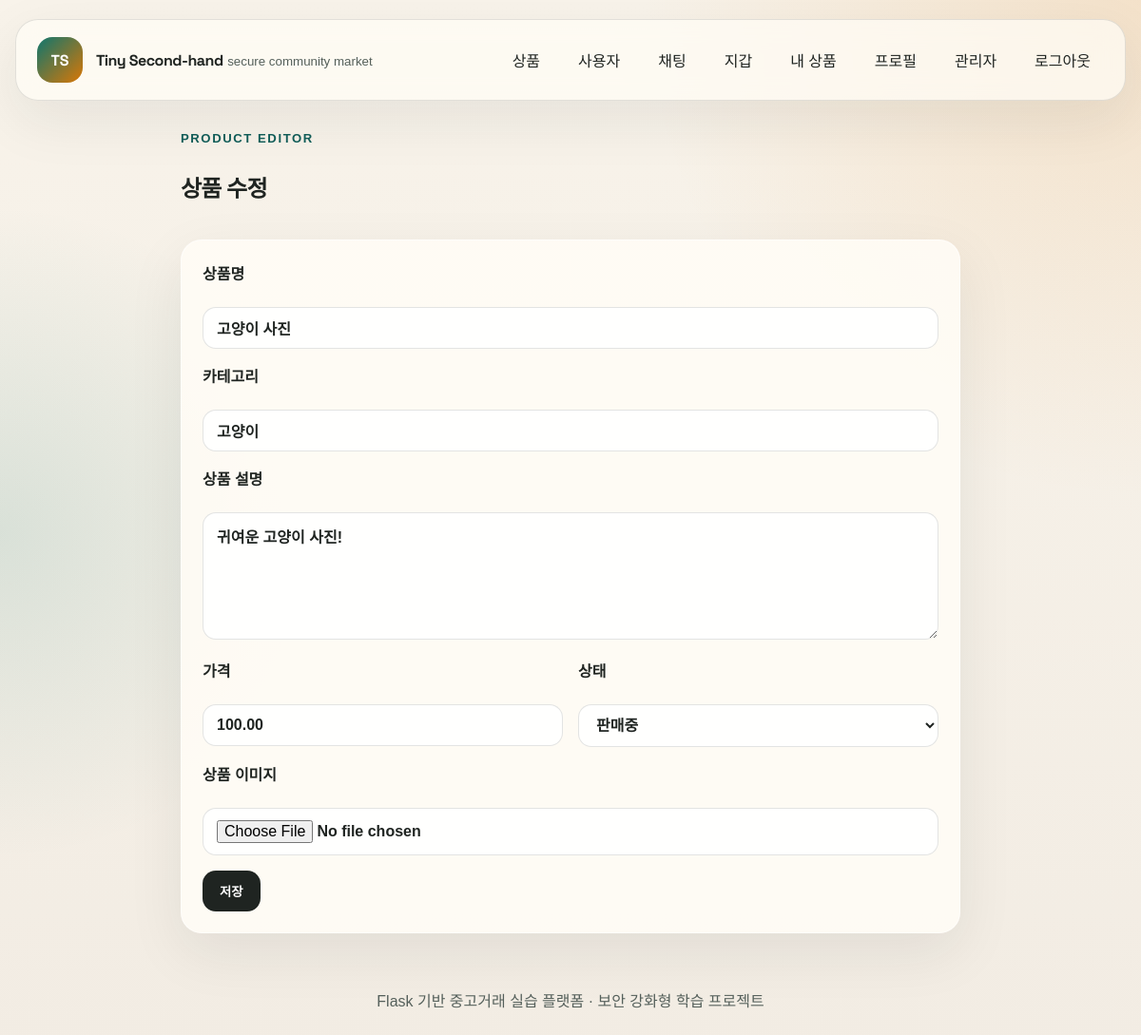
Page /products/1/edit (signed in) on the committed database.
### app/models.py (models this page shows, shortened)
class Product(db.Model):
    __table_args__ = (
        db.CheckConstraint("price >= 0", name="ck_product_price_non_negative"),
        db.CheckConstraint(
            "status in ('available', 'reserved', 'sold')",
            name="ck_product_status_valid",
        ),
    )
    id = db.Column(db.Integer, primary_key=True)
    seller_id = db.Column(
        db.Integer, db.ForeignKey("user.id"), nullable=False, index=True
    )
    title = db.Column(db.String(80), nullable=False, index=True)
    description = db.Column(db.Text, nullable=False)
    category = db.Column(db.String(40), nullable=False, default="general")
    price = db.Column(db.Numeric(12, 2), nullable=False)
    status = db.Column(db.String(20), nullable=False, default="available")
    image_filename = db.Column(db.String(255), nullable=True)
    is_blocked = db.Column(db.Boolean, nullable=False, default=False)
    is_deleted = db.Column(db.Boolean, nullable=False, default=False)
    created_at = db.Column(db.DateTime, nullable=False, default=utcnow)
    updated_at = db.Column(db.DateTime, nullable=False, default=utcnow, onupdate=utcnow)
    seller = db.relationship("User", back_populates="products")
    reports = db.relationship("Report", back_populates="target_product", lazy="dynamic")

### app/routes/products.py (the view, shortened to what this page needs)
@products_bp.route("/<int:product_id>/edit", methods=["GET", "POST"])
@active_user_required
@limiter.limit("20 per hour")
def edit(product_id):
    product = _get_product_or_404(product_id)
    _ensure_product_owner_or_admin(product)
    form = ProductForm()
    if request.method == "GET":
        form.title.data = product.title
        form.category.data = product.category
        form.description.data = product.description
        form.price.data = product.price
        form.status.data = product.status
    return render_template(
        "products/form.html", form=form, title="상품 수정", product=product
    )

### app/forms.py
class ProductForm(FlaskForm):
    title = StringField("상품명", validators=[DataRequired(), Length(min=2, max=80)])
    category = StringField(
        "카테고리", validators=[DataRequired(), Length(min=2, max=40)]
    )
    description = TextAreaField(
        "상품 설명", validators=[DataRequired(), Length(min=10, max=1200)]
    )
    price = DecimalField(
        "가격",
        validators=[DataRequired(), NumberRange(min=0.01, max=100000000)],
        places=2,
    )
    status = SelectField(
        "상태",
        choices=[
            ("available", "판매중"),
            ("reserved", "예약중"),
            ("sold", "판매완료"),
        ],
        validators=[DataRequired()],
    )
    image = FileField(
        "상품 이미지",
        validators=[
            Optional(),
            FileAllowed(
                ["jpg", "jpeg", "png", "gif", "webp"],
                "이미지 파일만 업로드할 수 있습니다.",
            ),
        ],
    )
    submit = SubmitField("저장")

### app/routes/products.py (called while the page is built)
def _get_product_or_404(product_id):
    product = db.session.get(Product, product_id)
    if not product:
        abort(404)
    return product

def _ensure_product_owner_or_admin(product):
    if not current_user.is_authenticated:
        abort(403)
    if current_user.id != product.seller_id and not current_user.is_admin:
        abort(403)

### app/utils.py (called while the page is built, shortened)
def active_user_required(view):
    @wraps(view)
    @login_required
    def wrapped_view(*args, **kwargs):
        return view(*args, **kwargs)
    return wrapped_view

### app/templates/products/form.html (shortened to what this page needs)
{% extends 'base.html' %}
{% block content %}
<section class="form-shell">
    <div class="section-head compact">
        <div>
            <span class="eyebrow">Product Editor</span>
            <h2>{{ title }}</h2>
        </div>
    </div>
    <form method="post" enctype="multipart/form-data" class="form-card">
        <label>{{ form.title.label }} {{ form.title(class_='input') }}</label>
        <label>{{ form.category.label }} {{ form.category(class_='input') }}</label>
        <label>{{ form.description.label }} {{ form.description(class_='textarea', rows='6') }}</label>
        <div class="two-column-form">
            <label>{{ form.price.label }} {{ form.price(class_='input') }}</label>
            <label>{{ form.status.label }} {{ form.status(class_='input') }}</label>
        </div>
        <label>{{ form.image.label }} {{ form.image(class_='input') }}</label>
        {{ form.submit(class_='btn btn-primary') }}
    </form>
</section>
{% endblock %}

### app/static/css/style.css (style rules this page uses)
:root { --bg: #f4efe7; --bg-soft: #fbf8f2; --ink: #1f2421; --ink-soft: #55605b; --line: rgba(31, 36, 33, 0.12); --primary: #0f766e; --primary-strong: #115e59; --secondary: #d97706; --danger: #b91c1c; --warning: #b45309; --card: rgba(255, 252, 246, 0.9); --shadow: 0 20px 60px rgba(31, 36, 33, 0.08); --radius: 22px; }
* { box-sizing: border-box; }
body { margin: 0; font-family: "Noto Sans KR", sans-serif; color: var(--ink); background: radial-gradient(circle at top right, rgba(217, 119, 6, 0.14), transparent 32%), radial-gradient(circle at left center, rgba(15, 118, 110, 0.12), transparent 26%), linear-gradient(180deg, #f8f3ea 0%, #f2ece3 100%); min-height: 100vh; }
.brand strong, h1, h2, h3 { font-family: "Space Grotesk", "Noto Sans KR", sans-serif; letter-spacing: -0.03em; }
.hero-panel, .detail-hero, .panel-card, .form-card, .table-card, .detail-panel, .media-panel, .detail-sidecard, .error-card { background: var(--card); border: 1px solid rgba(255, 255, 255, 0.6); border-radius: var(--radius); box-shadow: var(--shadow); }
.section-head { display: flex; justify-content: space-between; align-items: end; gap: 16px; margin: 18px 0; }
.section-head.compact { margin-top: 0; }
.eyebrow { display: inline-block; margin-bottom: 6px; color: var(--primary-strong); font-size: 0.82rem; font-weight: 700; text-transform: uppercase; letter-spacing: 0.12em; }
.card-body, .user-card, .empty-card, .panel-card, .form-card, .detail-panel, .detail-sidecard, .media-panel, .error-card { padding: 22px; }
.btn { display: inline-flex; align-items: center; justify-content: center; gap: 8px; border: 0; border-radius: 14px; padding: 12px 18px; cursor: pointer; font-weight: 700; font-family: inherit; transition: transform 0.2s ease, opacity 0.2s ease; }
.btn-primary { background: var(--ink); color: #fff; }
.form-shell { max-width: 820px; margin: 0 auto; }
.input, .textarea, select.input { width: 100%; border: 1px solid var(--line); border-radius: 14px; background: rgba(255, 255, 255, 0.88); color: var(--ink); padding: 12px 14px; margin-top: 8px; font: inherit; }
.textarea { resize: vertical; }
label { display: block; margin-bottom: 16px; font-weight: 700; }
.two-column-form { display: grid; grid-template-columns: repeat(2, minmax(0, 1fr)); gap: 16px; }

### rows in the picture
Product: title "고양이 사진", category "고양이", description "귀여운 고양이 사진!", price "100.00", status "판매중"

### other values in the picture
{{ title }} "상품 수정"
